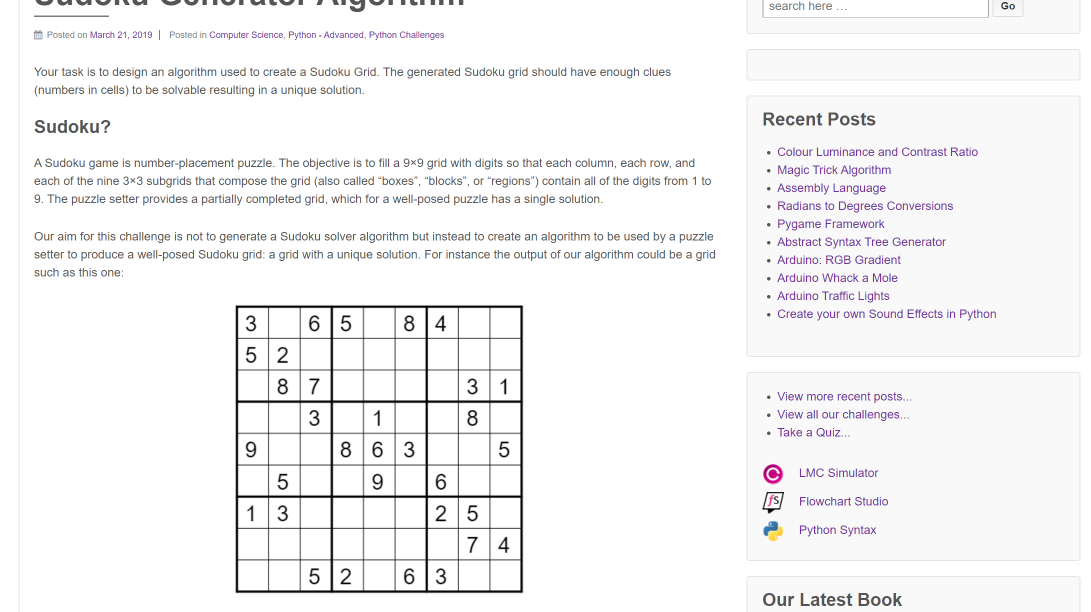
#> input picture webpage1.png, 2181 x 1224 px (shown at 1/2 size)
$ python main.py --image webpage1.png
#> lines starting #> are read from the running program, lines starting #| are printed output that depends on the picture; after the words box and inside, x2 and y2 are one past the last pixel; in counts of white or black regions, pixels touching at a corner belong together
import cv2
import matplotlib.pyplot as plt
import pytesseract
import numpy as np
import argparse

parser = argparse.ArgumentParser(description='Sudoku image input path')
parser.add_argument('--image', type=str, help='path to the webpage screenshot as jpg or png')
args = parser.parse_args()

# Update this path to your tesseract location #
pytesseract.pytesseract.tesseract_cmd = r'C:\\Program Files\\Tesseract-OCR\\tesseract.exe'

# Main method to produce sudoku string from a given image of a sudoku
def get_sudoku_matrix(src):
    if type(src) == str:
        puz = cv2.imread(src)
    else:
        puz = cv2.resize(src, (1220,1220))
    puz = cv2.copyMakeBorder(puz, 10, 10, 10, 10, cv2.BORDER_CONSTANT, value=(0,0,0))
    puz = cv2.copyMakeBorder(puz, 10, 10, 10, 10, cv2.BORDER_CONSTANT, value=(255,255,255))

    gray = cv2.cvtColor(puz, cv2.COLOR_BGR2GRAY)

    cons = get_contours(gray)
    cs = sorted(cons, key=cv2.contourArea)

    pw, ph, sw, sh = get_puzzle_metrics(cs[-1])
    num_cons = []
    concat = np.zeros((75,50), dtype=np.uint8)
    i = 1
    matrix = np.zeros((9,9))

    for c in cons:
        x,y,w,h = cv2.boundingRect(c)

        if w*h < 10000 and w*h > 1000 and w > 15 and h > 50:

            col = int(np.floor((x+w/2) / sw))
            row = int(np.floor((y+h/2) / sh))
            #print(x,y,col,row)
            matrix[row][col] = int(i)
            num_img = gray[y:y+h, x:x+w]

            num_cons.append(c)
            h = 75
            mult = num_img.shape[0] / h
            w = int(mult * num_img.shape[1])

            num_img = cv2.resize(num_img, (w,h))

            num_img = cv2.copyMakeBorder(num_img, 0, 0, 10, 10, cv2.BORDER_CONSTANT, value=(255));

            concat = cv2.hconcat([concat, num_img])
            i += 1

    num_string = get_numbers_string(concat)
    num_dict = make_dictionary(num_string)
    final_matrix = create_matrix(matrix, num_dict)
    return final_matrix

def get_contours(gray):
    __, th = cv2.threshold(gray, 100, 255, 0)
    contours = cv2.findContours(th, cv2.RETR_TREE, cv2.CHAIN_APPROX_SIMPLE)[-2]
    return contours

def get_puzzle_metrics(con):
    rec = cv2.boundingRect(con)
    puz_width = rec[2]
    puz_height = rec[3]
    sq_width = puz_width / 9
    sq_height = puz_height / 9
    return puz_width, puz_height, sq_width, sq_height

def get_numbers_string(num_img):
    num_img = num_img[:,50:]
    final = cv2.copyMakeBorder(num_img, 50, 50, 50, 50, cv2.BORDER_CONSTANT, value=(255,255,255))
    __, th = cv2.threshold(final, 0, 255, cv2.THRESH_BINARY | cv2.THRESH_OTSU)
    th = cv2.erode(th, np.ones((3,3)))
    la = cv2.resize(th, (0,0), fx=.5, fy=.5)
    text = pytesseract.image_to_string(la)
    return text

def make_dictionary(text):
    num_dict = {}
    i = 1
    for char in text:
        if char == ' ':
            i = i - 1
        else:
            num_dict[i] = char
        i += 1
    return num_dict

def create_matrix(matrix, numdict):
    #print(matrix, numdict)
    final_matrix = np.zeros((9,9))
    for i in range(matrix.shape[0]):
        for j in range(matrix.shape[1]):
            if matrix[i][j] > 0:
                final_matrix[i][j] = numdict[int(matrix[i][j])]
    return final_matrix

# Returns a cropped out sudoku image given a webpage screenshot
def find_webpage_sudoku(src):
#> called with src = 'webpage1.png'
    if type(src) == str:
        page = cv2.imread(src)
#> page is the input picture: shape (1224, 2181, 3); mean B, G, R 245.2, 244.4, 244.9
    else:
        page = src

    gray = cv2.cvtColor(page,cv2.COLOR_BGR2GRAY)
    __, th = cv2.threshold(gray,215,255,0)
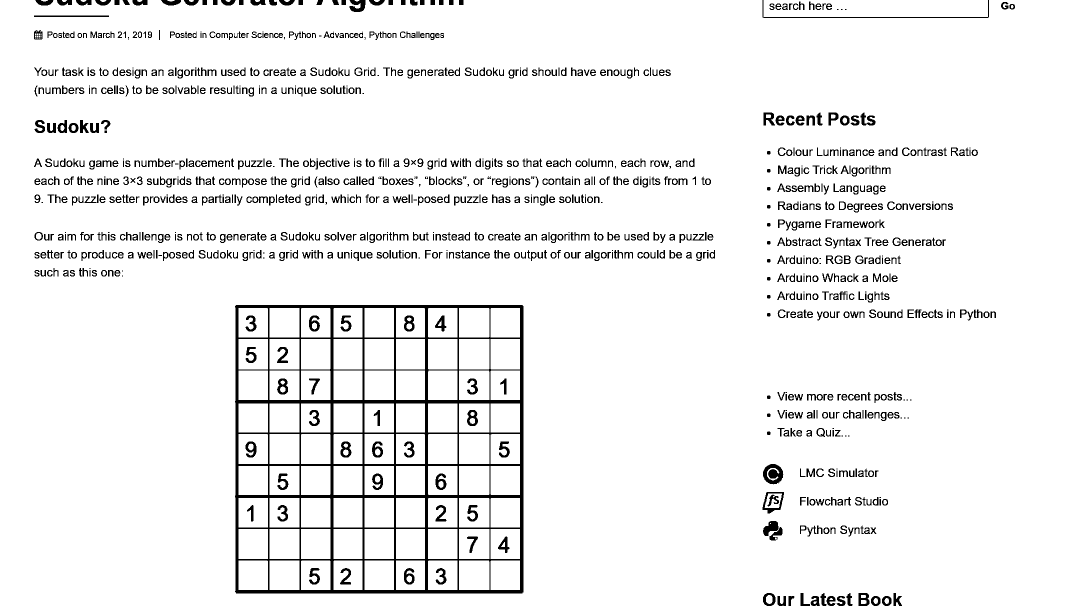
#> th: shape (1224, 2181) (shown at 1/2 size); 94.2% white; 1270 black regions (114 under 20 px), largest, box (x1, y1, x2, y2) and area: (470, 610, 1047, 1187) 48843, (1526, 928, 1567, 969) 1100, (1525, 0, 1978, 36) 1038
    ker = np.ones((5,5))

    # Create the images that will use to extract the horizontal and vertical lines
    horizontal = np.copy(th)
    vertical = np.copy(th)

    cols = horizontal.shape[1]
#> cols = 2181
    horizontal_size = cols // 3
#> horizontal_size = 727
    # Create structure element for extracting horizontal lines through morphology operations
    horizontalStructure = cv2.getStructuringElement(cv2.MORPH_RECT, (horizontal_size, 1))
    # Apply morphology operations
    horizontal = cv2.erode(horizontal, horizontalStructure)
#> horizontal: shape (1224, 2181); 46% white; 8 white regions, largest, box (x1, y1, x2, y2) and area: (0, 11, 2181, 403) 513935, (0, 486, 2181, 1224) 470680, (1410, 641, 2181, 799) 110530
    horizontal = cv2.dilate(horizontal, horizontalStructure)
#> horizontal: shape (1224, 2181); 69.5% white; 18 black regions, largest, box (x1, y1, x2, y2) and area: (470, 610, 2181, 1212) 483714, (0, 464, 2181, 497) 43459, (0, 0, 2181, 36) 40714

    rows = vertical.shape[0]
#> rows = 1224
    verticalsize = rows // 3
#> verticalsize = 408
    # Create structure element for extracting vertical lines through morphology operations
    verticalStructure = cv2.getStructuringElement(cv2.MORPH_RECT, (1, verticalsize))
#> verticalStructure = 408 values from 1 to 1
    # Apply morphology operations
    vertical = cv2.erode(vertical, verticalStructure)
#> vertical: shape (1224, 2181); 35.9% white; 59 white regions (4 under 20 px), largest, box (x1, y1, x2, y2) and area: (1047, 0, 1534, 1224) 335073, (1804, 0, 2181, 1224) 315208, (0, 0, 470, 1224) 285023
    vertical = cv2.dilate(vertical, verticalStructure)
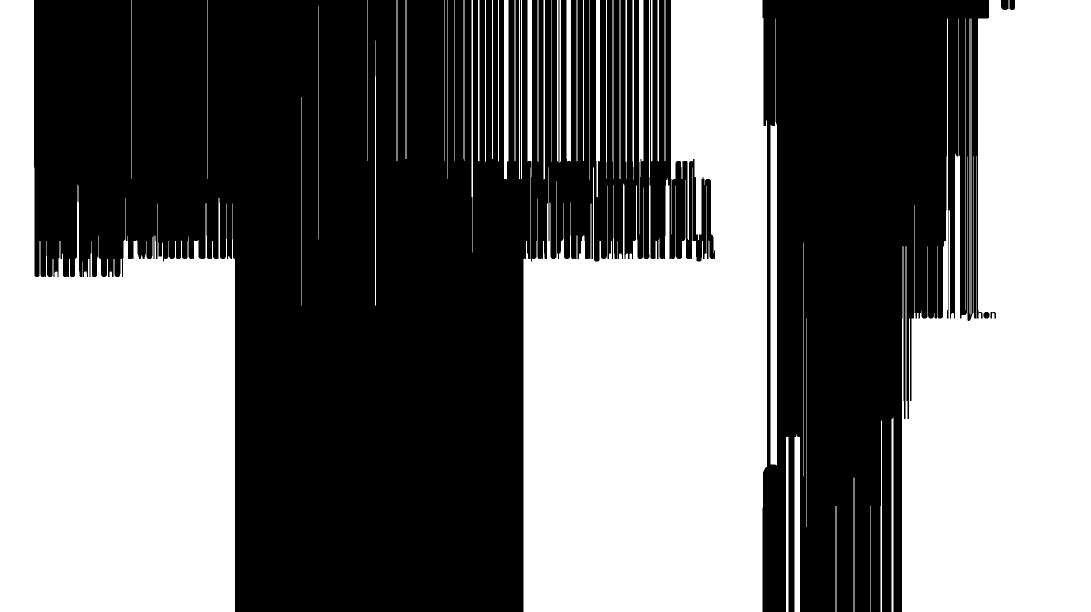
#> vertical: shape (1224, 2181) (shown at 1/2 size); 46.2% white; 57 white regions, largest, box (x1, y1, x2, y2) and area: (1047, 0, 1534, 1224) 435300, (1804, 0, 2181, 1224) 369998, (0, 0, 470, 1224) 366629

    vertical = cv2.bitwise_not(vertical)

    # Step 1
    edges = cv2.adaptiveThreshold(vertical, 255, cv2.ADAPTIVE_THRESH_MEAN_C, cv2.THRESH_BINARY, 3, -2)
#> edges: shape (1224, 2181); 2.5% white in thin lines or dots, all inside (x1, y1, x2, y2) = (68, 0, 2030, 1224)
    # Step 2
    kernel = np.ones((2, 2), np.uint8)
    edges = cv2.dilate(edges, kernel)
#> edges: shape (1224, 2181); 4.9% white; 55 white regions
    # Step 3
    smooth = np.copy(vertical)
    # Step 4
    smooth = cv2.blur(smooth, (2, 2))
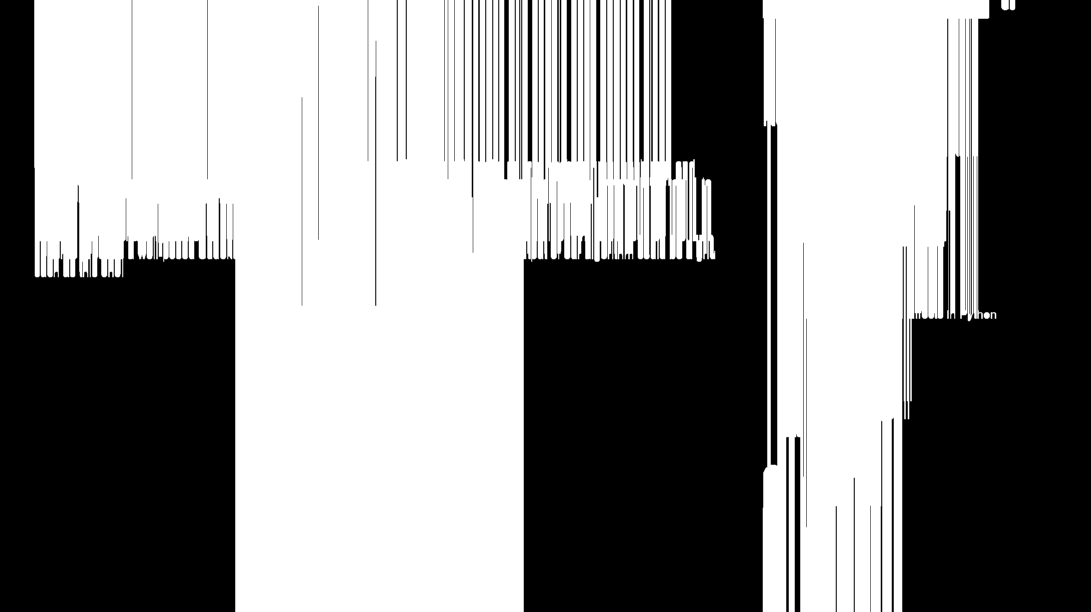
#> smooth: shape (1224, 2181) (shown at 1/2 size); min 0, max 255, mean 137.3
    # Step 5
    (rows, cols) = np.where(edges != 0)
    vertical[rows, cols] = smooth[rows, cols]

    added = cv2.bitwise_and(cv2.bitwise_not(horizontal), vertical)
    #plt.imshow(added)
    ker = np.ones((5,5))
    di = cv2.erode(added, ker, iterations=10)
    er = cv2.dilate(di, ker, iterations=16)
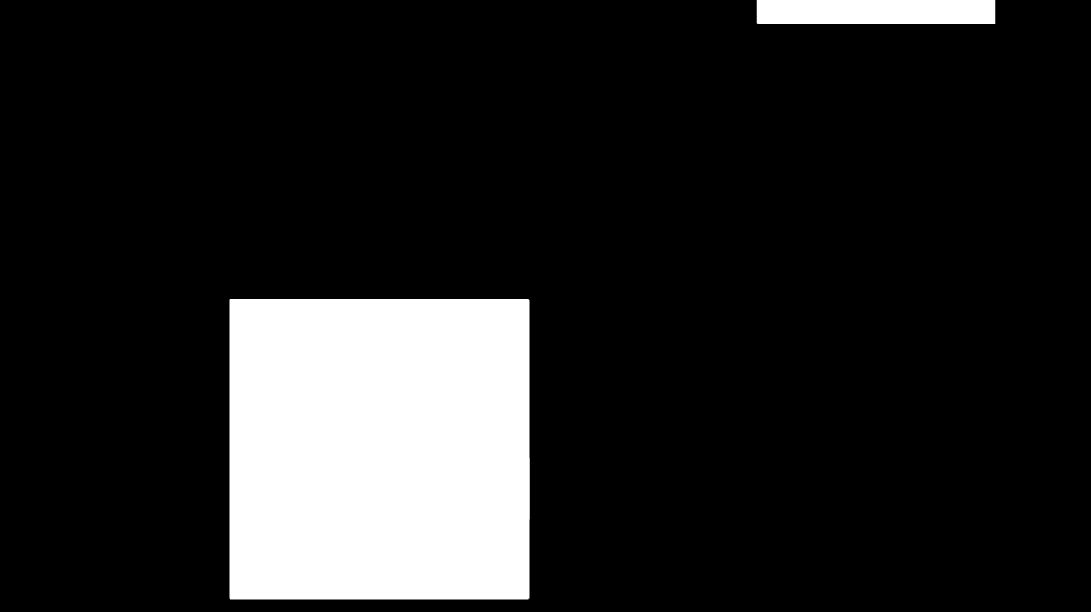
#> er: shape (1224, 2181) (shown at 1/2 size); min 0, max 255, mean 36.6

    contours = cv2.findContours(er, cv2.RETR_TREE, cv2.CHAIN_APPROX_SIMPLE)[-2]
#> contours = 2 contours; box (x1, y1, x2, y2) and area: (459, 598, 1060, 1199) 359516, (1513, 0, 1991, 48) 22418
    cs = sorted(contours, key=cv2.contourArea)
#> cs has the same summary as contours
    for c in cs:
        x,y,w,h = cv2.boundingRect(c)
        if w < page.shape[0]:
            width = min(w,h)
            cropped = page[y:y+width, x:x+width]
#> this loop made 2 passes
#> (x, y, w, h, width) on passes 1 to 2: (1513, 0, 478, 48, 48), (459, 598, 601, 601, 601)

    #plt.imshow(cropped)
    #cv2.imwrite('webresult.jpg', cropped)
    return cropped


if __name__ == "__main__":
    a = find_webpage_sudoku(args.image)
    fin = get_sudoku_matrix(a)
#> in get_contours, `__, th = cv2.threshold(gray, 100, 255, 0)`:
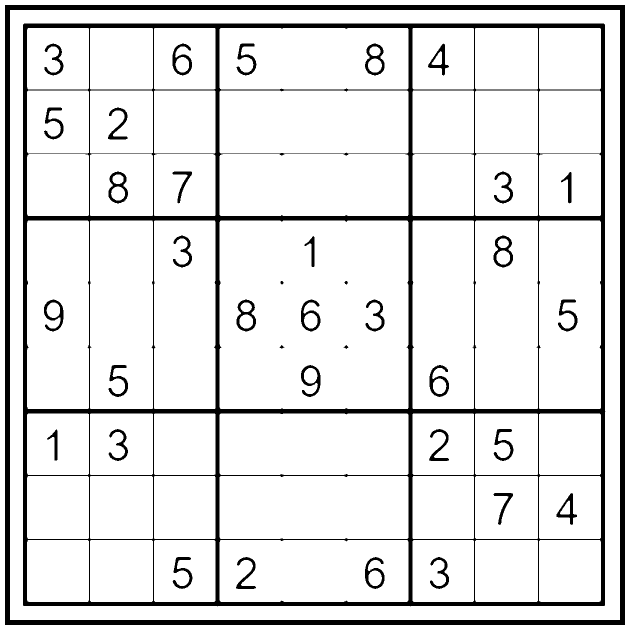
#> th: shape (1260, 1260) (shown at 1/2 size); 89.3% white; 38 black regions
#> in get_contours, `contours = cv2.findContours(th, cv2.RETR_TREE, cv2.CHAIN_APPROX_SIMPLE..`: contours = 105 contours; largest, box (x1, y1, x2, y2) and area: (0, 0, 1260, 1260) 1585081, (9, 9, 1251, 1251) 1540079, (20, 20, 1240, 1240) 1485961, (45, 46, 1212, 1214) 1358380, (439, 441, 817, 818) 141658
#> in get_sudoku_matrix, `cons = get_contours(gray)`: cons has the same summary as contours in get_contours
#> in get_sudoku_matrix, `cs = sorted(cons, key=cv2.contourArea)`: cs has the same summary as contours in get_contours
#> in get_puzzle_metrics, `rec = cv2.boundingRect(con)`: rec = (0, 0, 1260, 1260)
#> in get_puzzle_metrics, `puz_width = rec[2]`: puz_width = 1260
#> in get_puzzle_metrics, `sq_width = puz_width / 9`: sq_width = 140
#> in get_sudoku_matrix, `pw, ph, sw, sh = get_puzzle_metrics(cs[-1])`: pw = 1260; sw = 140
#> the loop in get_sudoku_matrix, `for c in cons:` made 105 passes
#> (x, y, col, row, mult) on passes 8, 10, 12, 14, 18, 21, 29, 31, 35, 37, 39, 41: (859, 1113, 6, 8, 0.88), (729, 1113, 5, 8, 0.88), (471, 1113, 3, 8, 0.88), (344, 1113, 2, 8, 0.88), (1112, 985, 8, 7, 0.88), (986, 985, 7, 7, 0.88), (986, 857, 7, 6, 0.88), (857, 857, 6, 6, 0.88), (216, 857, 1, 6, 0.88), (93, 858, 0, 6, 0.853), (1115, 598, 8, 4, 0.88), (986, 470, 7, 3, 0.88)
#> (x, y) on passes 2, 4, 5, 6, 7, 9: (9, 9), (45, 46), (1078, 1080), (950, 1080), (825, 1080), (439, 1080)
#> after the loop in get_sudoku_matrix, `for c in cons:`:
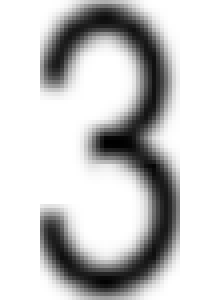
#> num_img: shape (75, 55) (shown 4 times larger); min 0, max 255, mean 201.2
#> after the loop in get_sudoku_matrix, `for c in cons:`: col = 0; i = 33; mult = 0.88; num_cons = 32 contours; largest, box (x1, y1, x2, y2) and area: (472, 598, 513, 664) 1988, (216, 342, 257, 408) 1986, (986, 470, 1027, 536) 1984, (729, 86, 770, 152) 1982, (858, 729, 899, 795) 1679; row = 0
#> in get_numbers_string, `__, th = cv2.threshold(final, 0, 255, cv2.THRESH_BINARY | cv2.THRESH_O..`: th: shape (175, 1838); 89% white; 32 black regions, largest, box (x1, y1, x2, y2) and area: (659, 51, 695, 124) 1345, (1575, 51, 1611, 125) 1344, (1349, 51, 1385, 124) 1339
#> in get_numbers_string, `th = cv2.erode(th, np.ones((3,3)))`: th: shape (175, 1838); 85.5% white; 32 black regions, largest, box (x1, y1, x2, y2) and area: (658, 50, 696, 125) 1755, (1574, 50, 1612, 126) 1754, (937, 50, 975, 125) 1748
#> in get_numbers_string, `la = cv2.resize(th, (0,0), fx=.5, fy=.5)`:
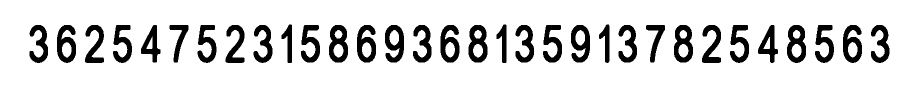
#> la: shape (88, 919); min 0, max 255, mean 218.3
#> (the run stopped early here; a loop or call above may not have finished)

$ run again, on webpage3.png
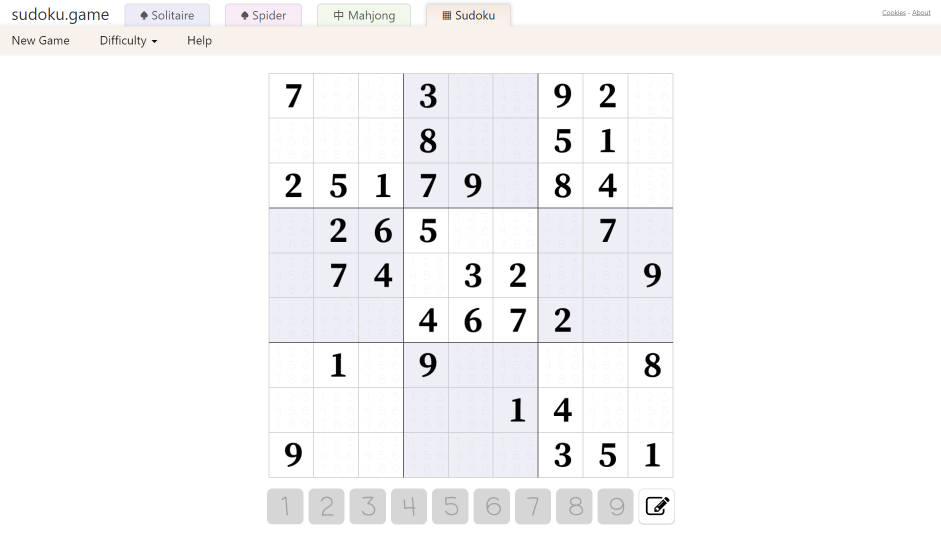
#> input picture webpage3.png, 1882 x 1086 px (shown at 1/2 size)
#> in find_webpage_sudoku, page is the input picture: shape (1086, 1882, 3); mean B, G, R 247, 246, 246.5
#> in find_webpage_sudoku, `contours = cv2.findContours(er, cv2.RETR_TREE, cv2.CHAIN_APPROX_SIMPLE..`: contours = 1 contour; box (x1, y1, x2, y2) and area: (522, 135, 1358, 1061) 522850
#> in find_webpage_sudoku, `cs = sorted(contours, key=cv2.contourArea)`: cs has the same summary as contours
#> the loop in find_webpage_sudoku, `for c in cs:` made 1 pass
#> (x, y, w, h, width) on pass 1: (522, 135, 836, 926, 836)
#> in get_contours, `__, th = cv2.threshold(gray, 100, 255, 0)`:
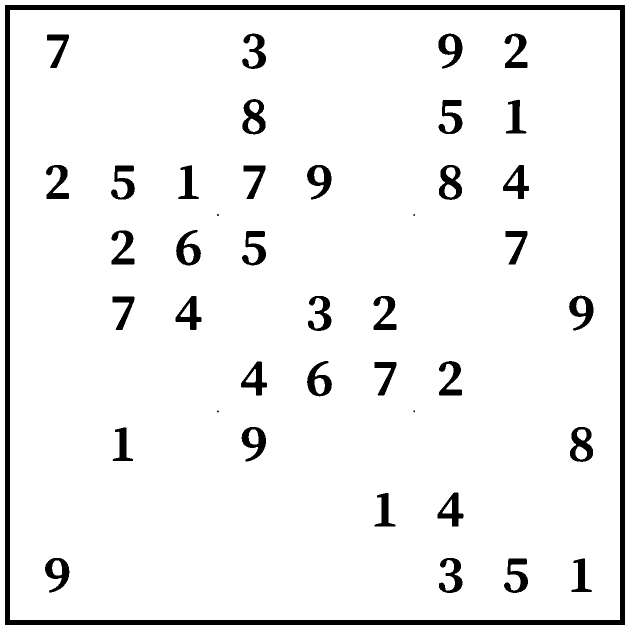
#> th: shape (1260, 1260) (shown at 1/2 size); 93.7% white; 41 black regions (4 under 20 px)
#> in get_contours, `contours = cv2.findContours(th, cv2.RETR_TREE, cv2.CHAIN_APPROX_SIMPLE..`: contours = 60 contours, 4 with area under 20; largest, box (x1, y1, x2, y2) and area: (0, 0, 1260, 1260) 1585081, (9, 9, 1251, 1251) 1540079, (20, 20, 1240, 1240) 1485961, (483, 197, 532, 270) 2614, (1139, 853, 1187, 925) 2592
#> cons has the same summary as contours in get_contours
#> in get_sudoku_matrix, `cs = sorted(cons, key=cv2.contourArea)`: cs has the same summary as contours in get_contours
#> rec = (0, 0, 1260, 1260)
#> puz_width = 1260
#> sq_width = 140
#> pw = 1260; sw = 140
#> the loop in get_sudoku_matrix, `for c in cons:` made 60 passes
#> (x, y, col, row, mult) on passes 4, 5, 6, 7, 9, 10, 12, 13: (1142, 1116, 8, 8, 0.92), (1007, 1116, 7, 8, 0.947), (877, 1115, 6, 8, 0.96), (89, 1115, 0, 8, 0.947), (748, 985, 5, 7, 0.92), (874, 984, 6, 7, 0.933), (224, 854, 1, 6, 0.92), (1139, 853, 8, 6, 0.96)
#> after the loop in get_sudoku_matrix, `for c in cons:`: col = 3; i = 37; mult = 0.973; num_cons = 36 contours; largest, box (x1, y1, x2, y2) and area: (483, 197, 532, 270) 2614, (1139, 853, 1187, 925) 2592, (877, 329, 925, 401) 2590, (351, 459, 403, 532) 2248, (613, 721, 665, 794) 2226; row = 0
#> in get_numbers_string, `la = cv2.resize(th, (0,0), fx=.5, fy=.5)`:
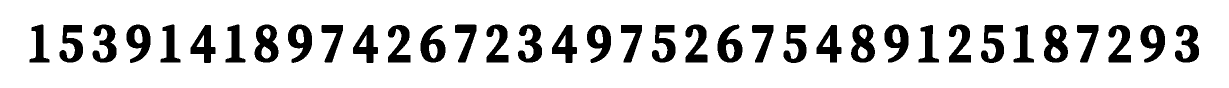
#> la: shape (88, 1229); min 0, max 255, mean 215.6
